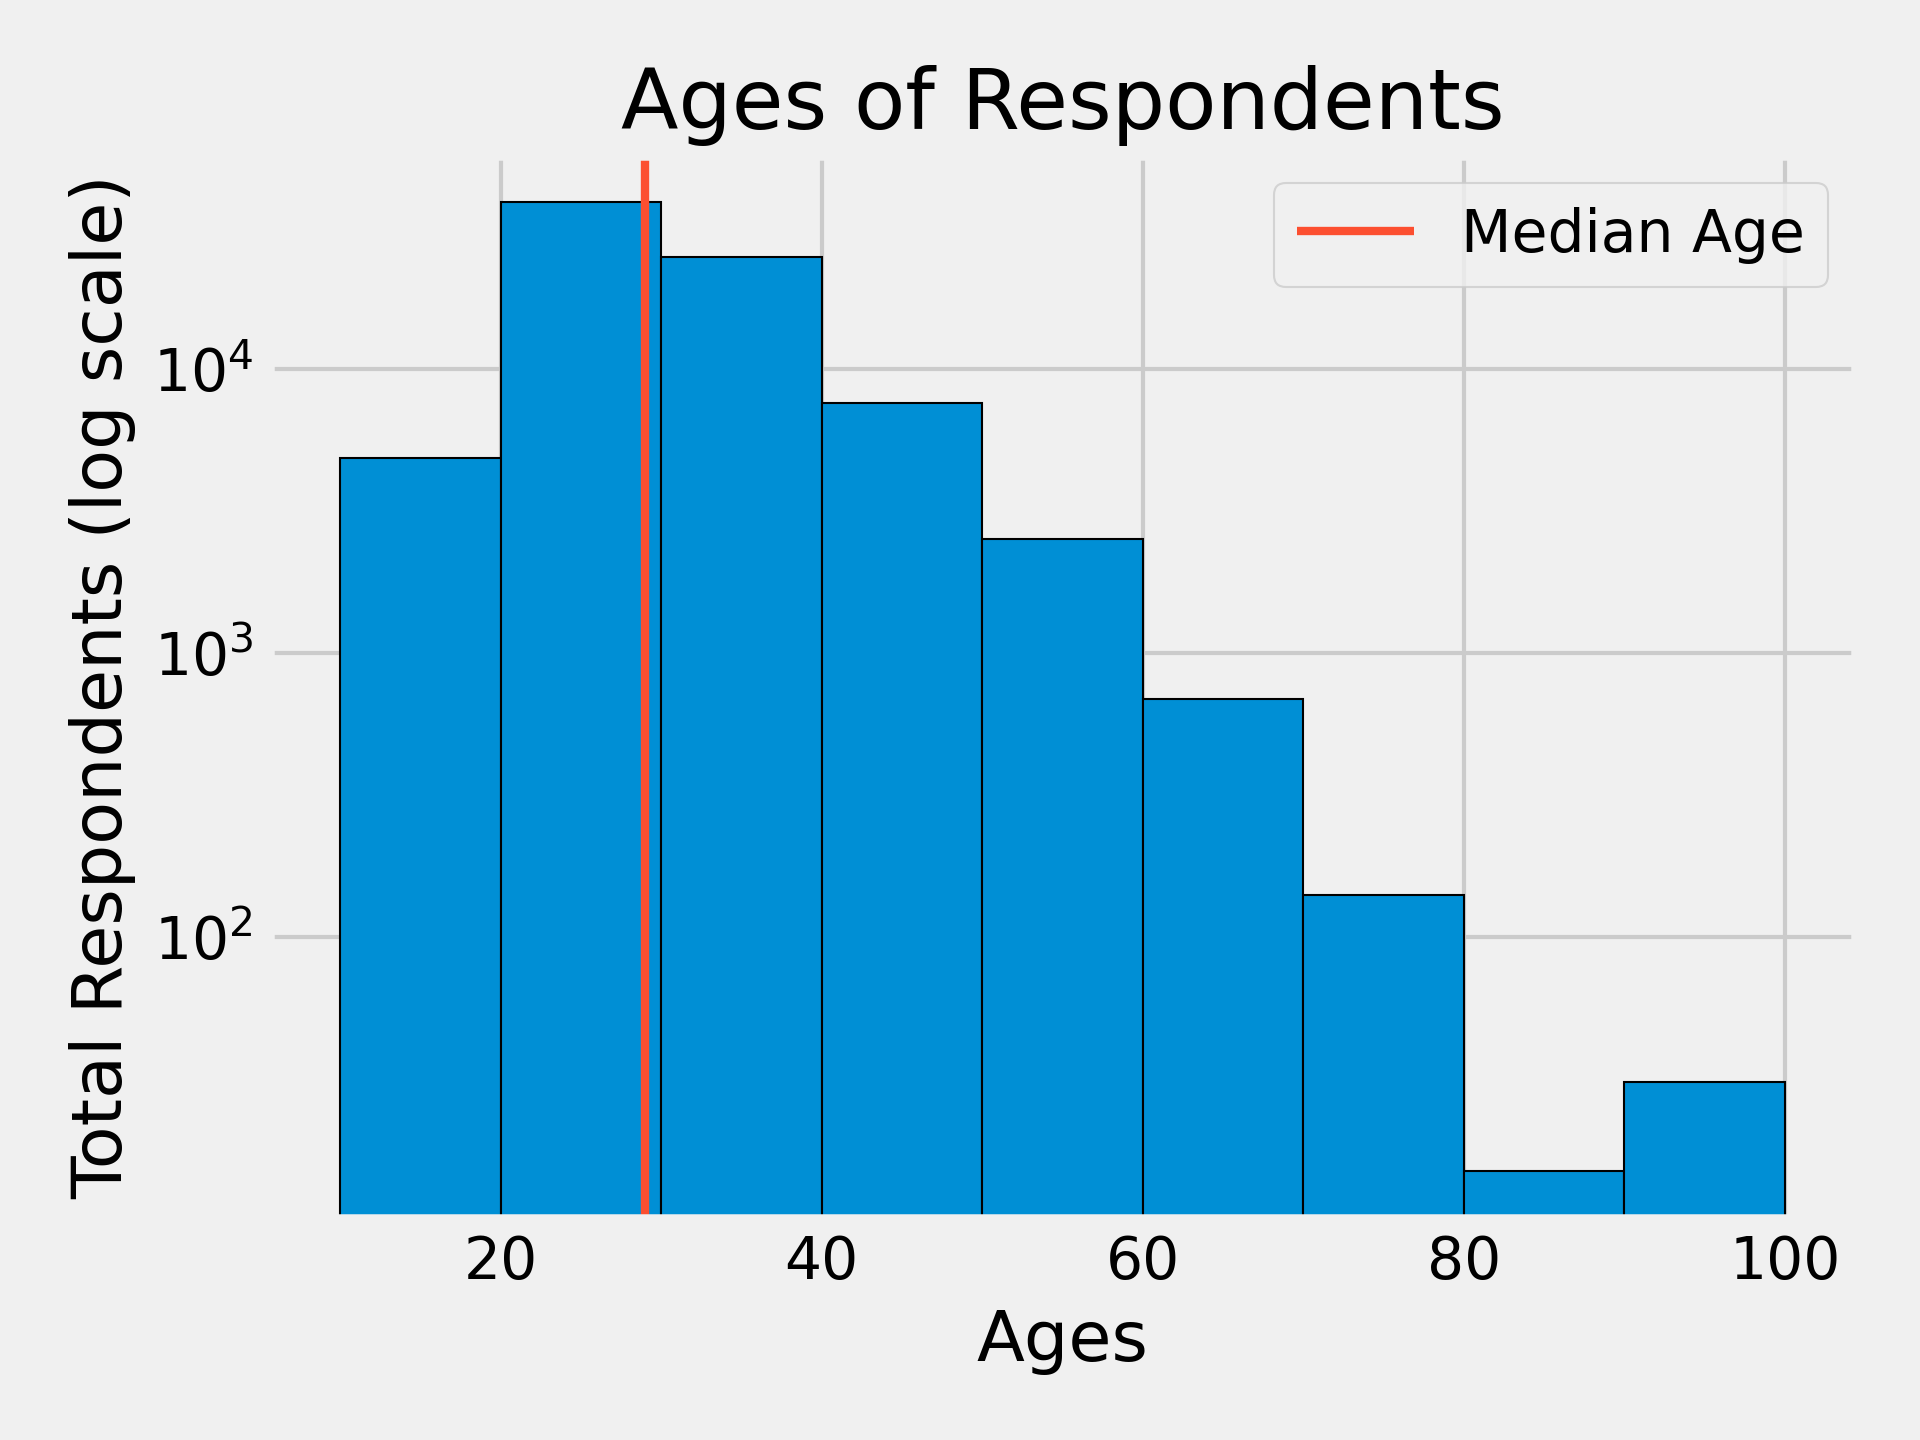

Recreate this plot in Python.
# Importing necesssary libraries
import matplotlib.pyplot as plt
import pandas as pd

# Defining values
data = pd.read_csv('histplot_data.csv')
ids = data['Responder_id']
ages = data['Age']
bins = [ 10, 20, 30, 40, 50, 60, 70, 80, 90, 100 ]
median_age = int(data['Age'].median())

# Adding Theme to graph
plt.style.use('fivethirtyeight')

# PLotting graph
plt.hist(ages, bins=bins, edgecolor='black', log=True)
plt.axvline(median_age, color='#fc4f30', linewidth=2, label='Median Age')

# Adding labels to graph
plt.xlabel('Ages')
plt.ylabel('Total Respondents (log scale)')
plt.title('Ages of Respondents')

# Adding legend to graph
plt.legend()

# Adjust some padding to graph
plt.tight_layout()

# Saving graph as png
plt.savefig('hist_plot_2.png', dpi=300)

# Showing graph as output
plt.show()
